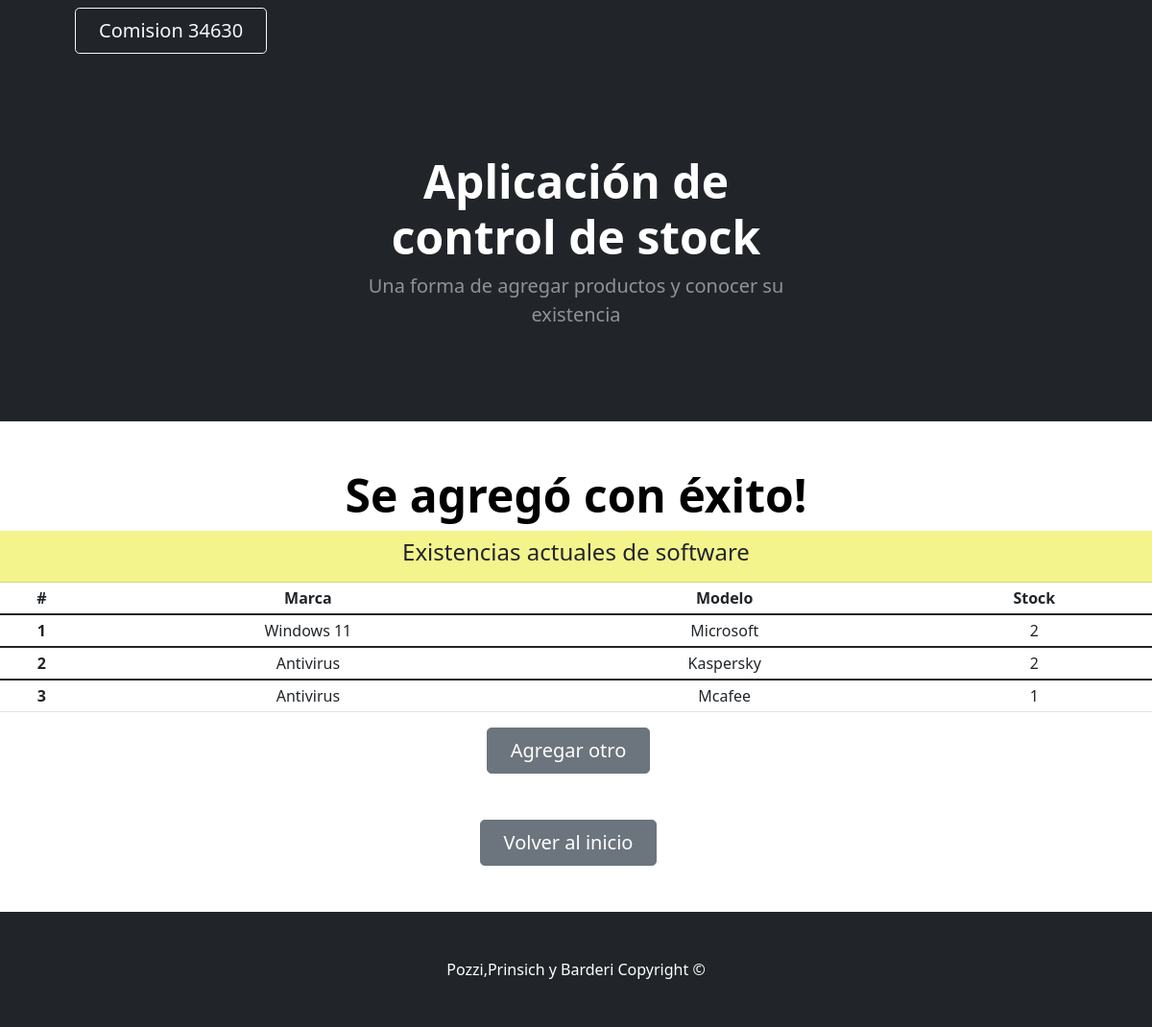
/listados/show_soft/, run on the app's committed database.
### Miapp/models.py (models this page shows)
class Software (models.Model):
    tipo_software= models.CharField (max_length=50)
    marca_software= models.CharField (max_length=50)
    stock_software= models.IntegerField()

### Miapp/views.py (the view)
# urls.py: path('show_soft/',show_soft,name="show_soft"),
def show_soft(request):
    lista = Software.objects.all()
    return render(request, "show_soft.html",{"Software": lista} )

### Miapp/templates/show_soft.html
{% extends 'padre.html' %}
{% load static %}
{% block Contenido_cambiante %}
<h1 class="display-5 fw-bolder text-black mb-2"> Se agregó con éxito! </h1>
<div class="card-header" style="background-color: rgba(244, 244, 136, 0.957);">
  <h4>Existencias actuales de software</h4>
</div>
    <table class="table table-sm">
        <thead class="thead-dark">
          <tr>
            <th scope="col">#</th>
            <th scope="col">Marca</th>
            <th scope="col">Modelo</th>
            <th scope="col">Stock</th>
          </tr>
        </thead>
        {% for soft in Software %}
        <tbody>
          <tr>
            <th scope="row">{{soft.id}}</th>
            <td>{{soft.tipo_software}}</td>
            <td>{{soft.marca_software}}</td>
            <td>{{soft.stock_software}}</td>
          </tr>
        </tbody>
        {% endfor %}
    </table>
<a class="btn btn-secondary btn-lg px-4 me-sm-3" href="{% url 'Software'%}">Agregar otro</a>
{% endblock %}

### data on the page
Software: id "1", tipo_software "Windows 11", marca_software "Microsoft", stock_software "2"
Software: id "2", tipo_software "Antivirus", marca_software "Kaspersky", stock_software "2"
Software: id "3", tipo_software "Antivirus", marca_software "Mcafee", stock_software "1"
